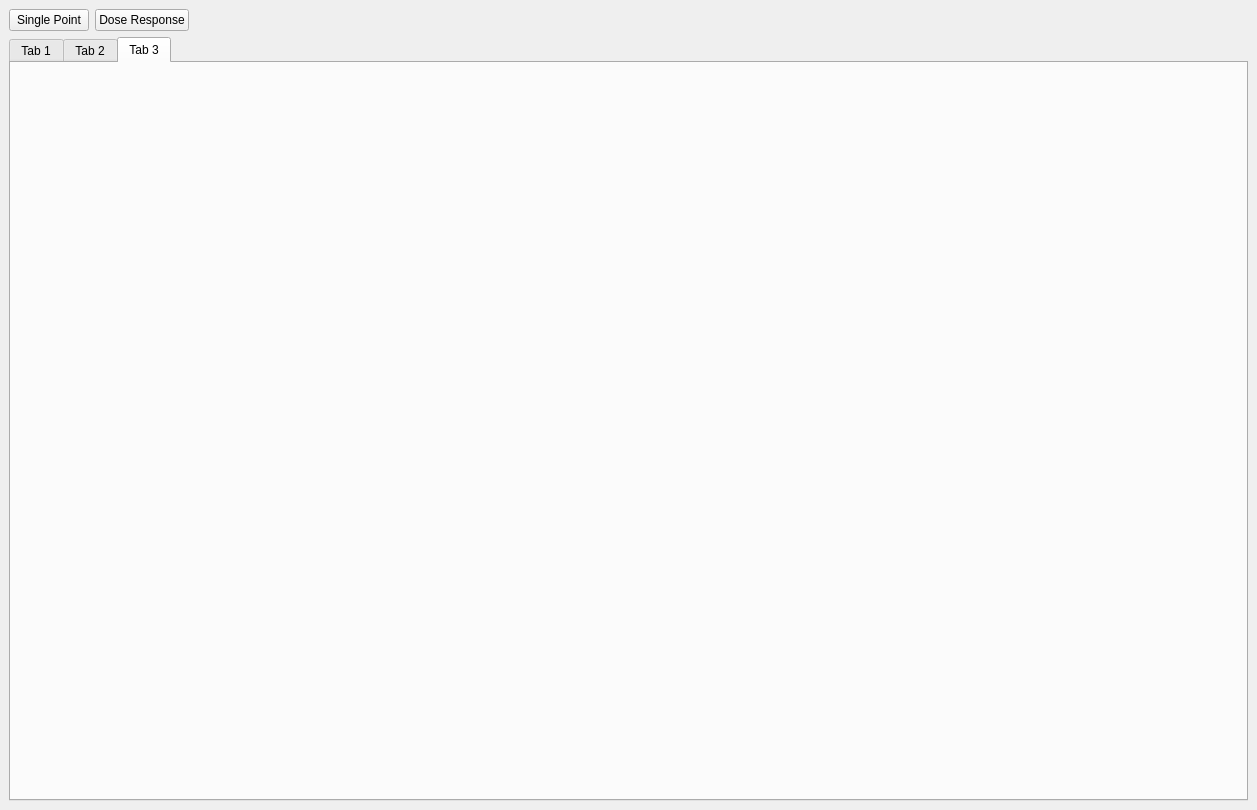
<?xml version="1.0" encoding="UTF-8"?>
<ui version="4.0">
 <class>MainWindow</class>
 <widget class="QMainWindow" name="MainWindow">
  <property name="geometry">
   <rect>
    <x>0</x>
    <y>0</y>
    <width>1257</width>
    <height>810</height>
   </rect>
  </property>
  <property name="windowTitle">
   <string>MainWindow</string>
  </property>
  <widget class="QWidget" name="centralwidget">
   <layout class="QGridLayout" name="gridLayout_7">
    <item row="0" column="0">
     <layout class="QGridLayout" name="gridLayout_6">
      <item row="0" column="0">
       <widget class="QPushButton" name="goto_sp_btn">
        <property name="text">
         <string>Single Point</string>
        </property>
       </widget>
      </item>
      <item row="0" column="1">
       <widget class="QPushButton" name="goto_dr_btn">
        <property name="text">
         <string>Dose Response</string>
        </property>
       </widget>
      </item>
      <item row="1" column="0" colspan="3">
       <widget class="QTabWidget" name="module_tab_wg">
        <property name="currentIndex">
         <number>2</number>
        </property>
        <widget class="QWidget" name="tab_1">
         <attribute name="title">
          <string>Tab 1</string>
         </attribute>
        </widget>
        <widget class="QWidget" name="tab_2">
         <attribute name="title">
          <string>Tab 2</string>
         </attribute>
        </widget>
        <widget class="QWidget" name="tab_3">
         <attribute name="title">
          <string>Tab 3</string>
         </attribute>
        </widget>
       </widget>
      </item>
      <item row="0" column="2">
       <spacer name="horizontalSpacer_5">
        <property name="orientation">
         <enum>Qt::Horizontal</enum>
        </property>
        <property name="sizeHint" stdset="0">
         <size>
          <width>438</width>
          <height>20</height>
         </size>
        </property>
       </spacer>
      </item>
     </layout>
    </item>
   </layout>
  </widget>
 </widget>
 <resources/>
 <connections/>
</ui>
